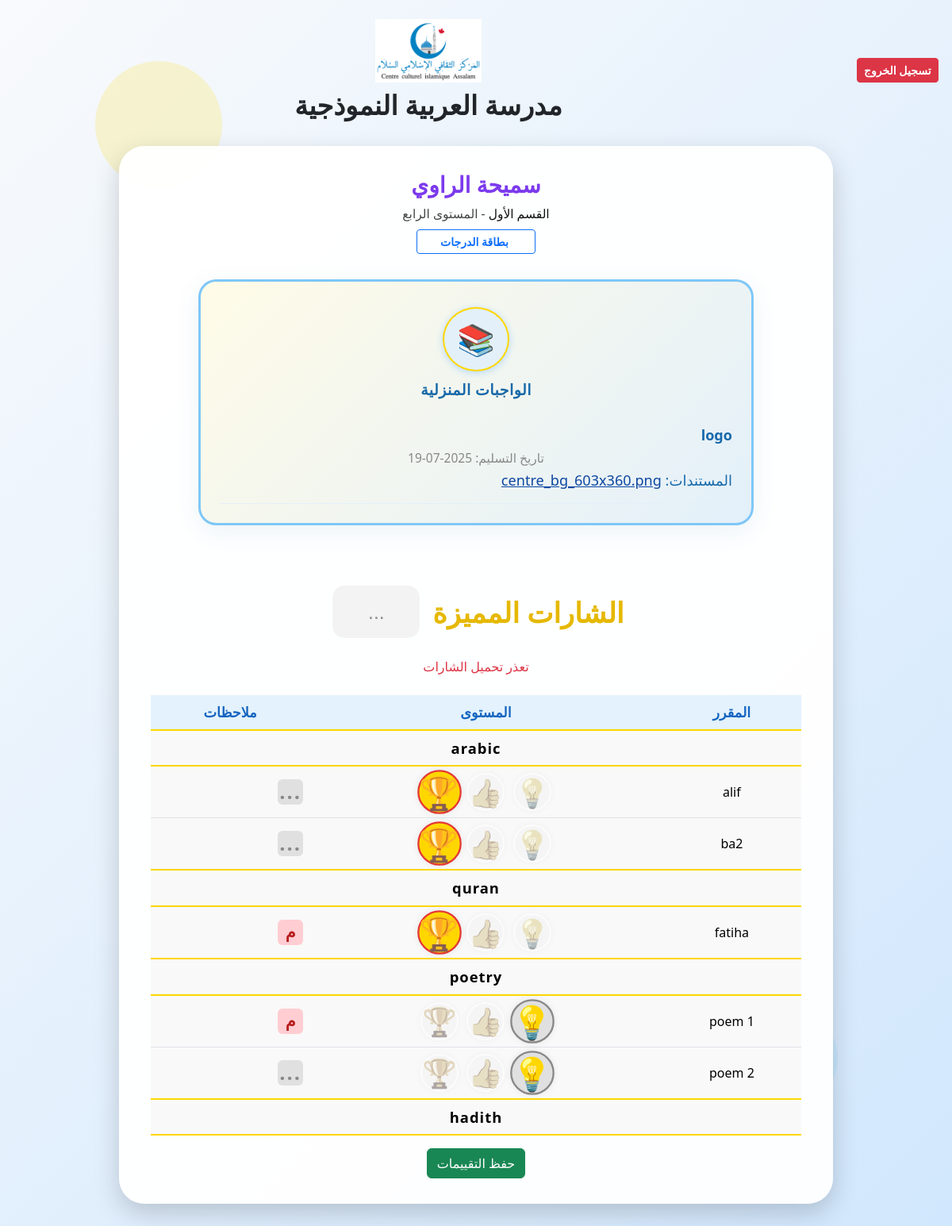
The page /student_abilities/7/5 (signed in) on the database its author committed.
### tables this page shows
CREATE TABLE students (
        id INTEGER PRIMARY KEY,
        name TEXT NOT NULL,
        class_id INTEGER,
        email TEXT,
        phone TEXT,
        notes TEXT,
        alerts TEXT
    , date_of_birth TEXT, secondary_email TEXT);

CREATE TABLE classes (
        id INTEGER PRIMARY KEY AUTOINCREMENT,
        name TEXT NOT NULL,
        teacher_id INTEGER,
        local_admin_id INTEGER NOT NULL,
        level_id INTEGER, backup_teacher_id INTEGER, dawra1_pub_start TEXT, dawra1_pub_end TEXT, dawra2_pub_start TEXT, dawra2_pub_end TEXT, dawra3_pub_start TEXT, dawra3_pub_end TEXT, year_pub_start TEXT, year_pub_end TEXT,
        FOREIGN KEY(teacher_id) REFERENCES teachers(id),
        FOREIGN KEY(local_admin_id) REFERENCES users(id),
        FOREIGN KEY(level_id) REFERENCES levels(id)
    );

CREATE TABLE levels (
        id INTEGER PRIMARY KEY AUTOINCREMENT,
        name TEXT NOT NULL,
        local_admin_id INTEGER NOT NULL,
        FOREIGN KEY(local_admin_id) REFERENCES users(id)
    );

CREATE TABLE homework (
        id INTEGER PRIMARY KEY AUTOINCREMENT,
        class_id INTEGER,
        due_date TEXT,
        description TEXT,
        files TEXT,
        created_at TIMESTAMP DEFAULT CURRENT_TIMESTAMP
    );

CREATE TABLE curriculum_groups (
        id INTEGER PRIMARY KEY AUTOINCREMENT,
        name TEXT NOT NULL,
        local_admin_id INTEGER NOT NULL, level_id INTEGER,
        FOREIGN KEY(local_admin_id) REFERENCES users(id)
    );

CREATE TABLE curriculum_items (
        id INTEGER PRIMARY KEY AUTOINCREMENT,
        group_id INTEGER NOT NULL,
        name TEXT NOT NULL,
        FOREIGN KEY(group_id) REFERENCES curriculum_groups(id)
    );

### main.py (the view, shortened to what this page needs)
@app.route('/student_abilities/<int:student_id>/<int:class_id>', methods=['GET', 'POST'])
def student_abilities(student_id, class_id):
    from flask import session, redirect, url_for
    if 'user_id' not in session:
        return redirect(url_for('login'))
    import sqlite3
    from flask import jsonify
    import os
    import json
    conn = sqlite3.connect('ArabicSchool.db', timeout=10, check_same_thread=False)
    c = conn.cursor()
    info_path = os.path.join(os.path.dirname(__file__), 'school_info.json')
    if os.path.exists(info_path):
        with open(info_path, encoding='utf-8') as f:
            school_info = json.load(f)
    else:
        school_info = {"name": "", "logo": "school_logo.png"}
    c.execute('SELECT name, level_id FROM classes WHERE id=?', (class_id,))
    row = c.fetchone()
    if not row or not row[0] or not row[1]:
        conn.close()
        error_message = 'لم يتم العثور على الصف أو المستوى المطلوب.'
        return render_template('student_abilities.html', school_info=school_info, error_message=error_message)
    class_name = row[0]
    level_id = row[1]
    c.execute('SELECT name FROM levels WHERE id=?', (level_id,))
    level_row = c.fetchone()
    class_level = level_row[0] if level_row else ''
    c.execute('''SELECT cg.id, cg.name FROM curriculum_groups cg WHERE cg.level_id=?''', (level_id,))
    groups = []
    for group_id, group_name in c.fetchall():
        c.execute('''SELECT ci.id, ci.name FROM curriculum_items ci WHERE ci.group_id=?''', (group_id,))
        items = [{'id': cid, 'name': name} for cid, name in c.fetchall()]
        groups.append({'group_name': group_name, 'items': items})
    c.execute('SELECT curriculum_item_id, level, comment, comment_updated_at, comment_user FROM student_grades WHERE student_id=?', (student_id,))
    rows = c.fetchall()
    scores = {row[0]: row[1] for row in rows}
    comments = {row[0]: row[2] or '' for row in rows}
    comment_meta = {row[0]: {'updated_at': row[3], 'user': row[4]} for row in rows}
    editable = session.get('role') in ('teacher', 'local_admin')
    level_badges = [
        { 'label': 'بحاجة لمتابعة', 'class': 'level-none', 'icon': '💡' },
        { 'label': 'متوسط', 'class': 'level-intermediate', 'icon': '👍' },
        { 'label': 'متميز', 'class': 'level-master', 'icon': '🏆' },
    ]
    c.execute('SELECT name FROM students WHERE id=?', (student_id,))
    row = c.fetchone()
    student_name = row[0] if row else ''
    from datetime import datetime
    today_str = datetime.now().strftime('%Y-%m-%d')
    conn2 = sqlite3.connect('ArabicSchool.db', timeout=10, check_same_thread=False)
    c2 = conn2.cursor()
    c2.execute('SELECT id, due_date, description, files FROM homework WHERE class_id=? AND due_date >= ? ORDER BY due_date ASC', (class_id, today_str))
    homework_rows = c2.fetchall()
    conn2.close()
    homeworks = []
    for row in homework_rows:
        files = []
        if row[3]:
            try:
                files = row[3].split(';')
            except Exception:
                files = []
        homeworks.append({
            'id': row[0],
            'due_date': row[1],
            'description': row[2],
            'files': files
        })
    return render_template('student_abilities.html', school_info=school_info, groups=groups, scores=scores, comments=comments, comment_meta=comment_meta, editable=editable, level_badges=level_badges, student_name=student_name, student_id=student_id, class_id=class_id, class_name=class_name, class_level=class_level, homeworks=homeworks)

### templates/student_abilities.html (shortened to what this page needs)
<!DOCTYPE html>
<html lang="ar" dir="rtl">
<head>
    <link href="https://cdn.jsdelivr.net/npm/bootstrap@5.3.3/dist/css/bootstrap.min.css" rel="stylesheet">
</head>
<body>
    {% if error_message %}
    <div class="alert alert-danger text-center mt-5" role="alert" style="font-size:1.3rem;">
        {{ error_message }}
    </div>
    {% else %}
    <div class="d-flex justify-content-between align-items-center mb-4" style="padding-top: 24px;">
        <div class="text-start" style="min-width:120px;">
            <a href="/logout" class="btn btn-danger btn-sm" style="font-weight:bold; min-width:100px;">تسجيل الخروج</a>
        </div>
        <div class="text-center w-100">
            <img src="/static/{{ school_info.logo }}" alt="شعار المدرسة" style="max-height: 80px; margin-bottom: 8px;">
            <h1 style="font-size:2.1rem; font-weight:bold; margin-bottom:0;">{{ school_info.name }}</h1>
        </div>
    </div>
    <div class="bg-shape bg-shape1"></div>
    {% endif %}
    <div class="student-card">
        <h3 class="mb-2 text-center" style="color:#1769aa; font-weight:700;">
                     {% if student_name %}
            <span style="font-family:inherit; font-size:inherit; font-weight:inherit; color:#7c3aed;">{{ student_name }}</span>
            {% endif %}
        </h3>
        {% if class_name or class_level %}
        <div class="text-center" style="font-size:1.02rem; color:#222; font-weight:500; margin-bottom:1.2rem; display: flex; flex-direction: column; align-items: center; gap: 0.5rem;">
            <span style="font-size:0.97rem; color:#111; font-weight:400;">
              القسم
                {% if class_name %}{{ class_name }}{% endif %}
                {% if class_level %} <span style="color:#444;">-  المستوى
                  {{ class_level }}</span>{% endif %}
            </span>
            <a href="/score_card/{{ student_id }}" target="_blank" class="btn btn-outline-primary btn-sm" style="min-width: 150px; font-weight:600;">
                 بطاقة الدرجات
            </a>
        </div>
        {% endif %}
        {% if homeworks and homeworks|length > 0 %}
        <div class="mb-4 d-flex justify-content-center">
            <div class="info-card w-100" style="max-width:700px; min-height: 220px; display: flex; flex-direction: column; justify-content: flex-start; align-items: center; padding: 2rem 1.5rem 1.5rem 1.5rem; overflow: visible; background: linear-gradient(135deg,#fffbe7 0%,#e3f0fa 100%); box-shadow: 0 8px 32px rgba(23,105,170,0.08); border-radius: 1.4rem;">
                <div class="info-icon" title="واجب منزلي">📚</div>
                <div class="info-label" style="margin-bottom:1.2rem;">الواجبات المنزلية</div>
                <div class="info-content" style="padding:0; overflow-y: auto; max-height: 300px;">
                    <ul class="list-unstyled mb-0" style="padding-right:0;">
                        {% for hw in homeworks %}
                        <li style="border-bottom:1px solid #e3f0fa; padding: 0.7rem 0;">
                            <div style="font-weight:600; color:#1769aa;">{{ hw.description or 'بدون عنوان' }}</div>
                            <div class="info-date" style="margin-bottom:0.2rem;">تاريخ التسليم: {{ hw.due_date }}</div>
                            {% if hw.files and hw.files|length > 0 %}
                            <div style="margin-bottom:0.2rem;">
                                <span style="color:#1769aa;font-weight:500;">المستندات:</span>
                                {% for file in hw.files %}
                                    <a href="/uploads/class_{{ class_id }}/{{ file }}" target="_blank" style="color:#0d47a1;word-break:break-all;">{{ file }}</a>{% if not loop.last %}, {% endif %}
                                {% endfor %}
                            </div>
                            {% endif %}
                        </li>
                        {% endfor %}
                    </ul>
                </div>
            </div>
        </div>
        {% endif %}
        <div class="super-badges-title" style="text-align:center; font-size:2.2rem; font-weight:bold; margin: 32px 0 8px 0; color:#e6b800; display:flex; align-items:center; justify-content:center; gap:18px;">
    <span style="flex:unset; display:flex; align-items:center; gap:10px;">
        <span>الشارات المميزة</span>
        <button id="super-badges-notes-btn" class="super-badge-notes-btn" title="ملاحظات الشارات" type="button" style="padding:0; margin:0; vertical-align:middle; display:flex; align-items:center; justify-content:center;">
    <span id="super-badges-notes-icon" style="font-size:1.55rem; min-width:110px; min-height:66px; padding:10px 21px; border-radius:15px; background:#ffeaea; color:#e53935; font-weight:bold; display:flex; align-items:center; justify-content:center; text-align:center;">...</span>
</button>
    </span>
</div>
        <div id="super-badges-row" class="super-badges-row"></div>
        <table class="table curriculum-table" id="abilities-table">
            <thead>
                <tr>
                    <th>المقرر</th>
                    <th>المستوى</th>
                    <th>ملاحظات</th>
                </tr>
            </thead>
            <tbody>
                {% for group in groups %}
                    <tr class="category-header"><td colspan="3">{{ group.group_name }}</td></tr>
                    {% for item in group["items"] %}
                    <tr>
                        <td>{{ item.name }}</td>
                        <td>
                            {% if editable %}
                                <div class="badge-levels ability-badges" data-course-id="{{ item.id }}">
                                    {% for badge in level_badges %}
                                    <span class="badge-icon{% if scores[item.id]|default(0)==loop.index0 %} selected {{ badge.class }}{% endif %}" data-level="{{ loop.index0 }}" data-course-id="{{ item.id }}">{{ badge.icon }}</span>
                                    {% endfor %}
                                </div>
                            {% endif %}
                        </td>
                        <td>
                            <button type="button" class="btn btn-sm comment-btn d-flex align-items-center justify-content-center"
                                style="width:32px;height:32px;border-radius:6px;padding:0;background: {{ comments[item.id]|default('') and '#ffcdd2' or '#e0e0e0' }}; color: {{ comments[item.id]|default('') and '#b71c1c' or '#888' }}; border: none; outline: none; font-size: 1.3rem; font-weight: bold;"
                                data-course-id="{{ item.id }}"
                                data-comment="{{ comments[item.id]|default('')|e }}">
                                {% if comments[item.id]|default('') %}
                                    <span style="font-family: 'Cairo', 'Tahoma', Arial, sans-serif;">م</span>
                                {% else %}
                                    <span style="font-size:1.6rem;letter-spacing:2px;">...</span>
                                {% endif %}
                            </button>
                        </td>
                    </tr>
                    {% endfor %}
                {% endfor %}
            </tbody>
        </table>
        {% if editable %}
        <div class="text-center">
            <button class="btn btn-success" id="save-abilities-btn">حفظ التقييمات</button>
        </div>
        {% endif %}
    </div>
</body>
</html>

### rows shown on the page
students: name "سميحة الراوي"
classes: name "الأول"
levels: name "الرابع"
homework: description "logo", due_date "2025-07-19", files "centre_bg_603x360.png"
curriculum_groups: group_name "arabic"
curriculum_items: name "alif", icon "💡" "👍" "🏆"
curriculum_items: name "ba2", icon "💡" "👍" "🏆"
curriculum_groups: group_name "quran"
curriculum_items: name "fatiha", icon "💡" "👍" "🏆", shows "م"
curriculum_groups: group_name "poetry"
curriculum_items: name "poem 1", icon "💡" "👍" "🏆", shows "م"
curriculum_items: name "poem 2", icon "💡" "👍" "🏆"
curriculum_groups: group_name "hadith"

### other values the page prints
{{ school_info.name }} "مدرسة العربية النموذجية"
